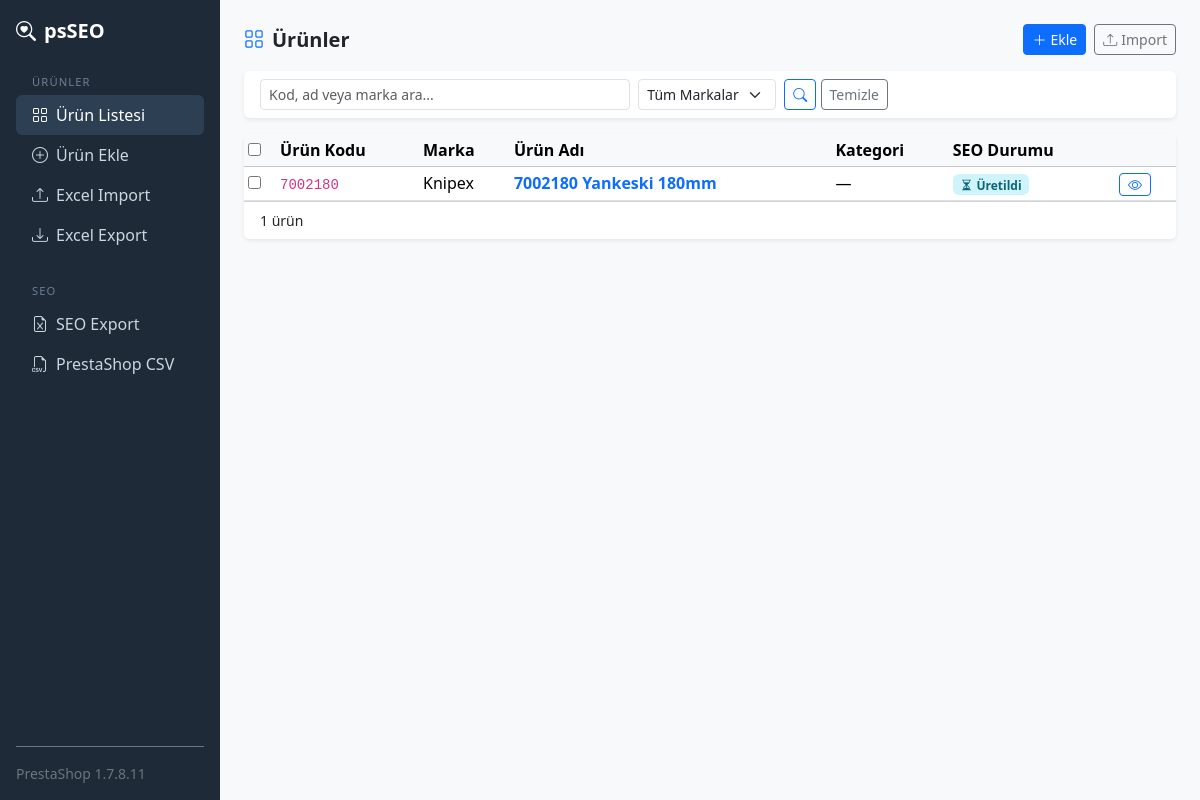
The page / on the database its author committed.
### urun/models.py (models this page shows, shortened)
class Urun(models.Model):
    urun_kodu      = models.CharField('Ürün Kodu', max_length=200, unique=True)
    marka          = models.CharField('Marka', max_length=200, blank=True)
    ad             = models.CharField('Ürün Adı', max_length=500)
    kategori       = models.ForeignKey(Kategori, null=True, blank=True,
                                       on_delete=models.SET_NULL, verbose_name='Kategori')
    tedarikci_kodu = models.CharField('Tedarikçi Kodu', max_length=200, blank=True)
    barkod         = models.CharField('Barkod (EAN)', max_length=50, blank=True)
    kaynak_url     = models.URLField('Kaynak URL', max_length=2000, blank=True,
                                     help_text='Ürünün bulunduğu web sayfası — içerik buradan çekilir')
    fiyat          = models.DecimalField('Fiyat', max_digits=12, decimal_places=2,
                                         null=True, blank=True)
    ham_aciklama   = models.TextField('Ham Açıklama', blank=True,
                                      help_text='Tedarikçiden gelen, düzenlenmemiş açıklama')
    teknik_ozellik = models.TextField('Teknik Özellikler', blank=True,
                                      help_text='Madde madde veya serbest metin')
    created_at     = models.DateTimeField(auto_now_add=True)
    updated_at     = models.DateTimeField(auto_now=True)
    class Meta:
        verbose_name        = 'Ürün'
        verbose_name_plural = 'Ürünler'
        ordering            = ['-created_at']
    def seo_durumu(self):
        icerikleri = self.seo_icerikleri.all()
        if not icerikleri.exists():
            return 'uretilmedi'
        if icerikleri.filter(onaylandi=True).exists():
            return 'onaylandi'
        return 'uretildi'

### urun/views.py (the view)
# urls.py: path('',                  views.urun_liste,   name='liste'),
def urun_liste(request):
    q     = request.GET.get('q', '').strip()
    marka = request.GET.get('marka', '').strip()
    qs    = Urun.objects.select_related('kategori').all()
    if q:
        qs = qs.filter(Q(urun_kodu__icontains=q) | Q(ad__icontains=q) | Q(marka__icontains=q))
    if marka:
        qs = qs.filter(marka__icontains=marka)
    markalar = Urun.objects.values_list('marka', flat=True).distinct().order_by('marka')
    return render(request, 'urun/liste.html', {
        'urunler': qs, 'q': q, 'marka': marka, 'markalar': markalar
    })

### templates/urun/liste.html (shortened to what this page needs)
{% extends 'base.html' %}
{% block content %}
<div class="d-flex justify-content-between align-items-center mb-3">
  <h5 class="mb-0 fw-bold"><i class="bi bi-grid me-2 text-primary"></i>Ürünler</h5>
  <div class="d-flex gap-2">
    <a href="{% url 'urun:ekle' %}" class="btn btn-primary btn-sm"><i class="bi bi-plus-lg me-1"></i>Ekle</a>
    <a href="{% url 'urun:import' %}" class="btn btn-outline-secondary btn-sm"><i class="bi bi-upload me-1"></i>Import</a>
  </div>
</div>
<div class="card border-0 shadow-sm mb-3">
  <div class="card-body py-2">
    <form method="GET" class="row g-2">
      <div class="col-md-5">
        <input type="text" name="q" class="form-control form-control-sm" placeholder="Kod, ad veya marka ara..." value="{{ q }}">
      </div>
      <div class="col-auto">
        <select name="marka" class="form-select form-select-sm">
          <option value="">Tüm Markalar</option>
        </select>
      </div>
      <div class="col-auto">
        <button class="btn btn-outline-primary btn-sm"><i class="bi bi-search"></i></button>
        <a href="{% url 'urun:liste' %}" class="btn btn-outline-secondary btn-sm">Temizle</a>
      </div>
    </form>
  </div>
</div>
<div class="card border-0 shadow-sm">
  <div class="table-responsive">
    <table class="table table-hover table-sm mb-0">
      <thead class="table-light">
        <tr>
          <th><input type="checkbox" id="hepsini-sec"></th>
          <th>Ürün Kodu</th><th>Marka</th><th>Ürün Adı</th><th>Kategori</th>
          <th>SEO Durumu</th><th></th>
        </tr>
      </thead>
      <tbody>
        {% for u in urunler %}
        <tr>
          <td><input type="checkbox" class="urun-cb" value="{{ u.pk }}"></td>
          <td><code>{{ u.urun_kodu }}</code></td>
          <td>{{ u.marka }}</td>
          <td><a href="{% url 'urun:detay' u.pk %}" class="text-decoration-none fw-semibold">{{ u.ad|truncatechars:60 }}</a></td>
          <td>{{ u.kategori.ad|default:"—" }}</td>
          <td>
            {% with d=u.seo_durumu %}
            {% if d == 'onaylandi' %}<span class="badge badge-onaylandi"><i class="bi bi-check-circle me-1"></i>Onaylandı</span>
            {% elif d == 'uretildi' %}<span class="badge badge-uretildi"><i class="bi bi-hourglass-split me-1"></i>Üretildi</span>
            {% else %}<span class="badge badge-uretilmedi">Üretilmedi</span>{% endif %}
            {% endwith %}
          </td>
          <td>
            <a href="{% url 'urun:detay' u.pk %}" class="btn btn-sm btn-outline-primary py-0 px-2"><i class="bi bi-eye"></i></a>
          </td>
        </tr>
        {% empty %}
        <tr><td colspan="7" class="text-center text-muted py-4">Ürün yok. <a href="{% url 'urun:ekle' %}">İlk ürünü ekle</a>.</td></tr>
        {% endfor %}
      </tbody>
    </table>
  </div>
  {% if urunler %}
  <div class="card-footer bg-white small d-flex justify-content-between align-items-center">
    <span>{{ urunler|length }} ürün</span>
  </div>
  {% endif %}
</div>
{% endblock %}

### templates/base.html (style rules this page uses)
body { background: #f8f9fa; }
.badge-uretildi { background: #cff4fc; color: #0c6478; }

### rows shown on the page
Urun: urun_kodu "7002180", marka "Knipex", ad "7002180 Yankeski 180mm", kategori.ad "—"

### other values the page prints
{{ urunler|length }} "1"
